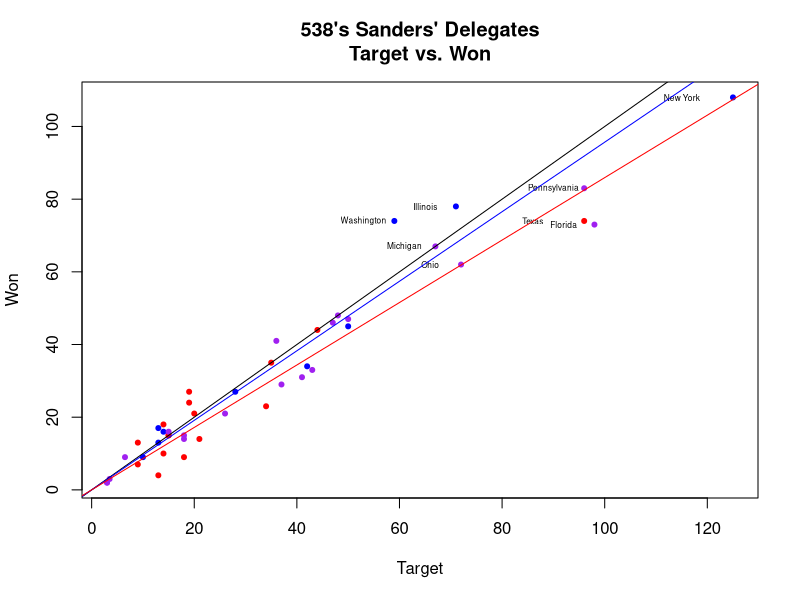
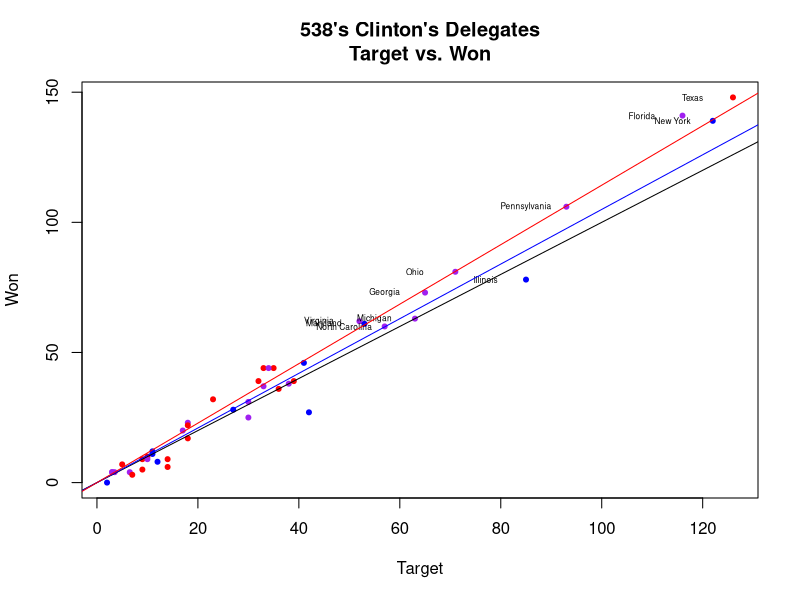

These charts were generated, in order, by the following R code:
# Target538.R

dat <- read.csv("FiveThirtyEightTargets.csv")
dat <- dat[-nrow(dat), ]

future.ind <- which(is.na(dat$CLINTON.Won))
color.str <- as.character(dat$COLOR)
color.str <- replace(color.str, which(color.str == "R"), "red")
color.str <- replace(color.str, which(color.str == "P"), "purple")
color.str <- replace(color.str, which(color.str == "B"), "blue")
dat$COLOR <- color.str

past.dat <- dat[-future.ind, ]

#####################################################

Sanders <- past.dat$SANDERS.Won - past.dat$SANDERS.Target
names(Sanders) <- past.dat$STATE.OR.TERRITORY
sort(Sanders)

plot(x = past.dat$SANDERS.Target, y = past.dat$SANDERS.Won,
     xlab = "Target", ylab = "Won",
     main = "538's Sanders' Delegates\nTarget vs. Won",
     col = past.dat$COLOR, pch = 20)

big.sanders <- which(past.dat$SANDERS.Target > 50)

text(x = past.dat$SANDERS.Target[big.sanders] - c(10, rep(6, 5)),
     y = past.dat$SANDERS.Won[big.sanders],
     labels = past.dat$STATE.OR.TERRITORY[big.sanders], cex = .5)
abline(0, 1)
#####################################################
# Modeling performance by partisanship
color.str2 <- replace(color.str, which(color.str == "red"), "red.purp")
color.str2 <- replace(color.str2, which(color.str2 == "purple"), "red.purp")

mod.sanders.blue <- lm(past.dat$SANDERS.Won[color.str2 == "blue"] ~ 0 +
                         past.dat$SANDERS.Target[color.str2 == "blue"])
# mod$coefficients
# Blue line is shows Bernie's average over-performance in blue states 
abline(0, mod.sanders.blue$coefficients[1], col = "blue")

mod.sanders.red <- lm(past.dat$SANDERS.Won[color.str2 == "red.purp"] ~ 0 +
                        past.dat$SANDERS.Target[color.str2 == "red.purp"])
# mod$coefficients
# Red line is shows Bernie's average under-performance in red/purple states 
abline(0, mod.sanders.red$coefficients[1], col = "red")

#####################################################
Clinton <- past.dat$CLINTON.Won - past.dat$CLINTON.Target
names(Clinton) <- past.dat$STATE.OR.TERRITORY
sort(Clinton)

plot(x = past.dat$CLINTON.Target, y = past.dat$CLINTON.Won,
     xlab = "Target", ylab = "Won",
     main = "538's Clinton's Delegates\nTarget vs. Won",
     col = past.dat$COLOR, pch = 20)

big.clinton <- which(past.dat$CLINTON.Target > 50)

text(x = past.dat$CLINTON.Target[big.clinton] - rep(8, length(big.clinton)),
     y = past.dat$CLINTON.Won[big.clinton],
     labels = past.dat$STATE.OR.TERRITORY[big.clinton], cex = .5)
abline(0, 1)

#####################################################

mod.clinton.blue <- lm(past.dat$CLINTON.Won[color.str2 == "blue"] ~ 0 +
                         past.dat$CLINTON.Target[color.str2 == "blue"])
# mod$coefficients
# Blue line is shows Hilary's average under-performance in blue states 
abline(0, mod.clinton.blue$coefficients[1], col = "blue")

mod.clinton.red <- lm(past.dat$CLINTON.Won[color.str2 == "red.purp"] ~ 0 +
                        past.dat$CLINTON.Target[color.str2 == "red.purp"])
# mod$coefficients
# Red line is shows Hillary's average over-performance in red/purple states 
abline(0, mod.clinton.red$coefficients[1], col = "red")

#####################################################
# Percent of delegates pledged:
sum(past.dat$TOTAL.DELEGATES) / sum(dat$TOTAL.DELEGATES)

# Percent of past delegates from red or purple states
sum(past.dat$TOTAL.DELEGATES[past.dat$COLOR == "red" |
                              past.dat$COLOR == "purple"]) /
  sum(past.dat$TOTAL.DELEGATES)

# Percent of past delegates from blue states
sum(past.dat$TOTAL.DELEGATES[past.dat$COLOR == "blue"]) /
  sum(past.dat$TOTAL.DELEGATES)

# Percent of future delegates from red or purple states
future.dat <- dat[future.ind, ]
sum(future.dat$TOTAL.DELEGATES[future.dat$COLOR == "red" |
                                future.dat$COLOR == "purple"]) /
  sum(future.dat$TOTAL.DELEGATES)

# Percent of future delegates from blue states
sum(future.dat$TOTAL.DELEGATES[future.dat$COLOR == "blue"]) /
  sum(future.dat$TOTAL.DELEGATES)
##########################################################
# Bernie still comes up short
sum(future.dat$SANDERS.Target[future.dat$COLOR == "blue"] *
    mod.sanders.blue$coefficients) + # 1.25) +#
  sum(future.dat$SANDERS.Target[future.dat$COLOR == "red" |
                                  future.dat$COLOR == "purple"] *
        mod.sanders.red$coefficients) + sum(dat$SANDERS.Won, na.rm = T)
# [1] 1945.444
# [1] 1959.953
# [1] 1861.727

# Hillary eeks it out
sum(future.dat$CLINTON.Target[future.dat$COLOR == "blue"] *
      mod.clinton.blue$coefficients) +
  sum(future.dat$CLINTON.Target[future.dat$COLOR == "red" |
                                  future.dat$COLOR == "purple"] *
        mod.clinton.red$coefficients) + sum(dat$CLINTON.Won, na.rm = T)
# [1] 2102.357
# [1] 2188.657

# Percent of remaining for Bernie to win
(2026 - sum(dat$SANDERS.Won, na.rm = T)) / sum(future.dat$TOTAL.DELEGATES)
# [1] 0.6587473

